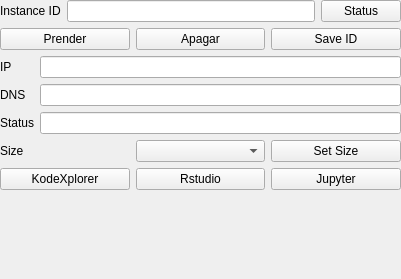
<?xml version="1.0" encoding="UTF-8"?>
<ui version="4.0">
 <class>MainWindow</class>
 <widget class="QMainWindow" name="MainWindow">
  <property name="geometry">
   <rect>
    <x>0</x>
    <y>0</y>
    <width>401</width>
    <height>279</height>
   </rect>
  </property>
  <property name="baseSize">
   <size>
    <width>3</width>
    <height>0</height>
   </size>
  </property>
  <property name="windowTitle">
   <string>MainWindow</string>
  </property>
  <widget class="QWidget" name="centralwidget">
   <widget class="QWidget" name="formLayoutWidget">
    <property name="geometry">
     <rect>
      <x>0</x>
      <y>0</y>
      <width>401</width>
      <height>281</height>
     </rect>
    </property>
    <layout class="QFormLayout" name="formLayout">
     <item row="0" column="0" colspan="2">
      <layout class="QHBoxLayout" name="horizontalLayout_2">
       <item>
        <widget class="QLabel" name="label_instancia">
         <property name="text">
          <string>Instance ID</string>
         </property>
        </widget>
       </item>
       <item>
        <widget class="QLineEdit" name="instance"/>
       </item>
       <item>
        <widget class="QPushButton" name="refresh">
         <property name="text">
          <string>Status</string>
         </property>
        </widget>
       </item>
      </layout>
     </item>
     <item row="1" column="0" colspan="2">
      <layout class="QHBoxLayout" name="horizontalLayout_3">
       <item>
        <widget class="QPushButton" name="on">
         <property name="text">
          <string>Prender</string>
         </property>
        </widget>
       </item>
       <item>
        <widget class="QPushButton" name="off">
         <property name="text">
          <string>Apagar</string>
         </property>
        </widget>
       </item>
       <item>
        <widget class="QPushButton" name="save_id">
         <property name="text">
          <string>Save ID</string>
         </property>
        </widget>
       </item>
      </layout>
     </item>
     <item row="2" column="0" colspan="2">
      <layout class="QGridLayout" name="gridLayout">
       <item row="2" column="0">
        <widget class="QLabel" name="lab_stat">
         <property name="text">
          <string>Status</string>
         </property>
        </widget>
       </item>
       <item row="1" column="0">
        <widget class="QLabel" name="lab_DNS">
         <property name="text">
          <string>DNS</string>
         </property>
        </widget>
       </item>
       <item row="0" column="0">
        <widget class="QLabel" name="lab_ip">
         <property name="text">
          <string>IP</string>
         </property>
        </widget>
       </item>
       <item row="0" column="1">
        <widget class="QLineEdit" name="ip"/>
       </item>
       <item row="1" column="1">
        <widget class="QLineEdit" name="dns"/>
       </item>
       <item row="2" column="1">
        <widget class="QLineEdit" name="status"/>
       </item>
      </layout>
     </item>
     <item row="3" column="0" colspan="2">
      <layout class="QGridLayout" name="gridLayout_2" columnstretch="0,0,0" columnminimumwidth="0,0,0">
       <item row="0" column="0">
        <widget class="QLabel" name="lab_size">
         <property name="text">
          <string>Size</string>
         </property>
        </widget>
       </item>
       <item row="0" column="2">
        <widget class="QPushButton" name="set_size">
         <property name="text">
          <string>Set Size</string>
         </property>
        </widget>
       </item>
       <item row="0" column="1">
        <widget class="QComboBox" name="size"/>
       </item>
       <item row="1" column="0">
        <widget class="QPushButton" name="launch_kodex">
         <property name="text">
          <string>KodeXplorer</string>
         </property>
        </widget>
       </item>
       <item row="1" column="1">
        <widget class="QPushButton" name="launch_rstudio">
         <property name="text">
          <string>Rstudio</string>
         </property>
        </widget>
       </item>
       <item row="1" column="2">
        <widget class="QPushButton" name="launch_jupyter">
         <property name="text">
          <string>Jupyter</string>
         </property>
        </widget>
       </item>
      </layout>
     </item>
    </layout>
   </widget>
  </widget>
 </widget>
 <resources/>
 <connections/>
</ui>
